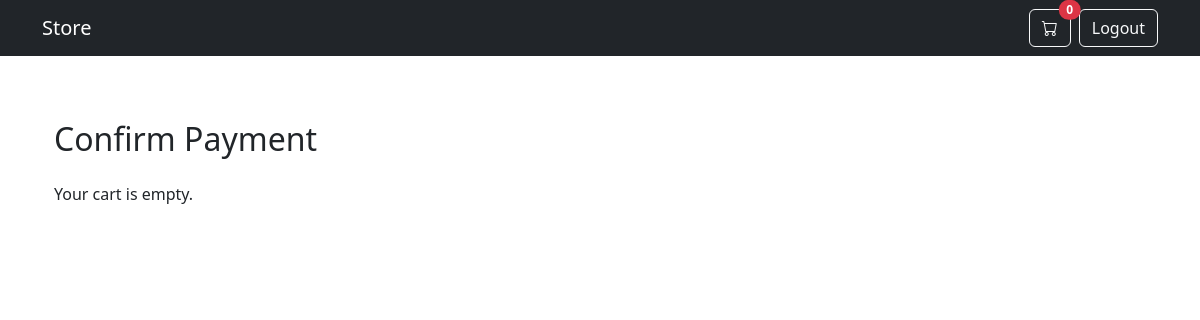
Before: /api/payments/process/ (signed in) with the older database file.
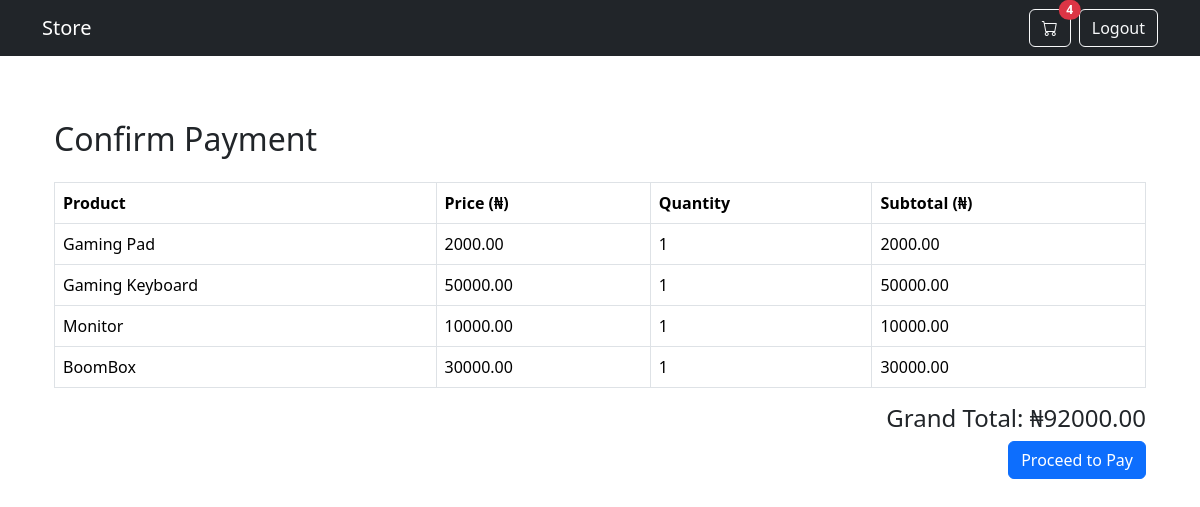
After: the same page with the newer database file.
### cart/models.py (models this page shows)
class CartItem(models.Model):
    cart = models.ForeignKey(Cart, on_delete=models.CASCADE, related_name='items')
    product = models.ForeignKey(Product, on_delete=models.CASCADE)
    quantity = models.IntegerField(default=1)
    def subtotal(self):
        return self.product.price * self.quantity

### products/models.py (models this page shows, shortened)
class Product(models.Model):
    name = models.CharField(max_length=255)
    price = models.DecimalField(max_digits=10, decimal_places=2)
    description = models.TextField()
    image = models.ImageField(upload_to='products/')

### payments/views.py (the view, shortened to what this page needs)
# urls.py: path('process/', payment_process, name='payment_process'),
@login_required
def payment_process(request):
    cart = getattr(request.user, 'cart', None)
    if not cart or not cart.items.exists():
        return render(request, 'payments/payment_process.html', {
            'error': "Your cart is empty."
        })
    total_amount = int(cart.total_price() * 100)  # Paystack wants amount in kobo
    return render(request, 'payments/payment_process.html', {
        'cart': cart,
        'items': cart.items.all(),
        'total_amount': cart.total_price(),  # in naira for display
    })

### cart/context_processors.py (called while the page is built)
def cart_item_count(request):
    if request.user.is_authenticated:
        cart, created = Cart.objects.get_or_create(user=request.user)
        return {'cart_item_count': sum(item.quantity for item in cart.items.all())}
    return {'cart_item_count': 0}

### cart/models.py (called while the page is built)
    def total_price(self):
        return sum(item.subtotal() for item in self.items.all())

### payments/templates/payments/payment_process.html (shortened to what this page needs)
{% extends 'base.html' %}
{% block content %}
<div class="container mt-5">
  <h2 class="mb-4">Confirm Payment</h2>
  {% if items %}
    <table class="table table-bordered">
      <thead>
        <tr>
          <th>Product</th>
          <th>Price (₦)</th>
          <th>Quantity</th>
          <th>Subtotal (₦)</th>
        </tr>
      </thead>
      <tbody>
        {% for item in items %}
          <tr>
            <td>{{ item.product.name }}</td>
            <td>{{ item.product.price }}</td>
            <td>{{ item.quantity }}</td>
            <td>{{ item.subtotal }}</td>
          </tr>
        {% endfor %}
      </tbody>
    </table>
    <div class="text-end mt-3">
      <h4>Grand Total: ₦{{ total_amount }}</h4>
      <form method="post">
        <button type="submit" class="btn btn-primary">Proceed to Pay</button>
      </form>
    </div>
  {% else %}
    <p>Your cart is empty.</p>
  {% endif %}
</div>
{% endblock %}

Changed rows visible on the page:
added CartItem: product.name "Gaming Pad", product.price "2000.00", quantity "1", subtotal "2000.00"
added CartItem: product.name "Gaming Keyboard", product.price "50000.00", quantity "1", subtotal "50000.00"
added CartItem: product.name "Monitor", product.price "10000.00", quantity "1", subtotal "10000.00"
added CartItem: product.name "BoomBox", product.price "30000.00", quantity "1", subtotal "30000.00"
Other visible differences:
{{ cart_item_count|default:0 }}: "0" → "4"
{{ total_amount }}: (not shown) → "92000.00"
text no longer shown: "Your cart is empty."
text now shown: "Product Price (₦) Quantity Subtotal (₦) Grand Total: ₦ Proceed to Pay"
